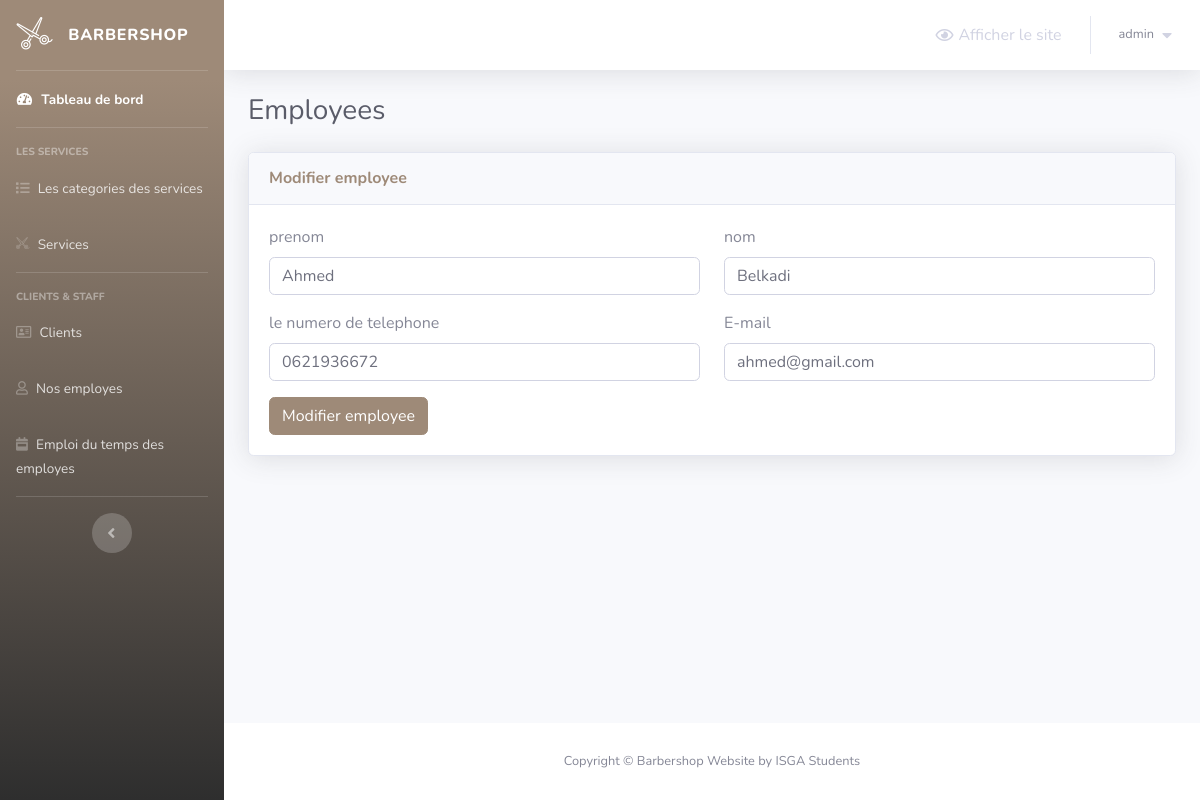
Screenshot of /barber-admin/employees.php?do=Edit&employee_id=2 (signed in) with the database file from the repository.
### tables this page shows
CREATE TABLE IF NOT EXISTS `employees` (
  `employee_id` int NOT NULL AUTO_INCREMENT,
  `first_name` varchar(20) NOT NULL,
  `last_name` varchar(20) NOT NULL,
  `phone_number` varchar(30) NOT NULL,
  `email` varchar(50) NOT NULL,
  PRIMARY KEY (`employee_id`)
);

### barber-admin/employees.php (the view, shortened to what this page needs)
<?php
    include 'Includes/templates/header.php';
    if(isset($_SESSION['username_barbershop_Xw211qAAsq4']) && isset($_SESSION['password_barbershop_Xw211qAAsq4']))
    {
?>
        <div class="container-fluid">
            <div class="d-sm-flex align-items-center justify-content-between mb-4">
                <h1 class="h3 mb-0 text-gray-800">Employees</h1>
            </div>
            <?php
                $do = '';
                if(isset($_GET['do']) && in_array($_GET['do'], array('Add','Edit')))
                {
                    $do = htmlspecialchars($_GET['do']);
                }
                else
                {
                    $do = 'Manage';
                }
                if($do == 'Manage')
                {
                    $stmt = $con->prepare("SELECT * FROM employees");
                    $stmt->execute();
                    $rows_employees = $stmt->fetchAll();
                    ?>
                        <div class="card shadow mb-4">
                            <div class="card-header py-3">
                                <h6 class="m-0 font-weight-bold text-primary">Employees</h6>
                            </div>
                            <div class="card-body">
                                <a href="employees.php?do=Add" class="btn btn-success btn-sm" style="margin-bottom: 10px;">
                                    <i class="fa fa-plus"></i>
                                    Ajoyter Employee
                                </a>
                                <div class="table-responsive">
                                    <table class="table table-bordered">
                                    <thead>
    <tr>
        <th scope="col">Prénom</th>
        <th scope="col">Nom</th>
        <th scope="col">Numéro de téléphone</th>
        <th scope="col">E-mail</th>
        <th scope="col">Gérer</th>
    </tr>
</thead>
                                        </thead>
                                        <tbody>
                                            <?php
                                                foreach($rows_employees as $employee)
                                                {
                                                    echo "<tr>";
                                                        echo "<td>";
                                                            echo $employee['first_name'];
                                                        echo "</td>";
                                                        echo "<td>";
                                                            echo $employee['last_name'];
                                                        echo "</td>";
                                                        echo "<td>";
                                                            echo $employee['phone_number'];
                                                        echo "</td>";
                                                        echo "<td>";
                                                            echo $employee['email'];
                                                        echo "</td>";
                                                        echo "<td>";
                                                            $delete_data = "delete_employee_".$employee["employee_id"];
                                                    ?>
                                                        <ul class="list-inline m-0">
                                                            <li class="list-inline-item" data-toggle="tooltip" title="Edit">
                                                                <button class="btn btn-success btn-sm rounded-0">
                                                                    <a href="employees.php?do=Edit&employee_id=<?php echo $employee['employee_id']; ?>" style="color: white;">
                                                                        <i class="fa fa-edit"></i>
                                                                    </a>
                                                                </button>
                                                            </li>
                                                            <li class="list-inline-item" data-toggle="tooltip" title="Delete">
                                                                <button class="btn btn-danger btn-sm rounded-0" type="button" data-toggle="modal" data-target="#<?php echo $delete_data; ?>" data-placement="top"><i class="fa fa-trash"></i></button>
                                                                <div class="modal fade" id="<?php echo $delete_data; ?>" tabindex="-1" role="dialog" aria-labelledby="<?php echo $delete_data; ?>" aria-hidden="true">
                                                                    <div class="modal-dialog" role="document">
                                                                        <div class="modal-content">
                                                                            <div class="modal-header">
                                                                                <h5 class="modal-title" id="exampleModalLabel">Suppirmer Employee</h5>
                                                                                <button type="button" class="close" data-dismiss="modal" aria-label="Close">
                                                                                    <span aria-hidden="true">&times;</span>
                                                                                </button>
                                                                            </div>
                                                                            <div class="modal-body">
                                                                            Voulez-vous vraiment supprimer cet employé ?</div>
                                                                            <div class="modal-footer">
                                                                                <button type="button" class="btn btn-secondary" data-dismiss="modal">Annuler</button>
                                                                                <button type="button" data-id = "<?php echo $employee['employee_id']; ?>" class="btn btn-danger delete_employee_bttn">Supprimer</button>
                                                                            </div>
                                                                        </div>
                                                                    </div>
                                                                </div>
                                                            </li>
                                                        </ul>
                                                    <?php
                                                    echo "</td>";
                                                    echo "</tr>";
                                                }
                                            ?>
                                        </tbody>
                                    </table>
                                </div>
                            </div>
                        </div>
                    <?php
                }
                elseif($do == 'Edit')
                {
                    $employee_id = (isset($_GET['employee_id']) && is_numeric($_GET['employee_id']))?intval($_GET['employee_id']):0;
                    if($employee_id)
                    {
                        $stmt = $con->prepare("Select * from employees where employee_id = ?");
                        $stmt->execute(array($employee_id));
                        $employee = $stmt->fetch();
                        $count = $stmt->rowCount();
                        if($count > 0)
                        {
                            ?>
                            <div class="card shadow mb-4">
                                <div class="card-header py-3">
                                    <h6 class="m-0 font-weight-bold text-primary">Modifier employee</h6>
                                </div>
                                <div class="card-body">
                                    <form method="POST" action="employees.php?do=Edit&employee_id=<?php echo $employee_id; ?>">
                                        <div class="row">
                                            <div class="col-md-6">
                                                <div class="form-group">
                                                    <label for="employee_fname">prenom</label>
                                                    <input type="text" class="form-control" value="<?php echo $employee['first_name'] ?>" placeholder="First Name" name="employee_fname">
                                                </div>
                                            </div>
                                            <div class="col-md-6">
                                                <div class="form-group">
                                                    <label for="employee_lname">nom</label>
                                                    <input type="text" class="form-control" value="<?php echo $employee['last_name'] ?>" placeholder="Last Name" name="employee_lname">
                                                </div>
                                            </div>
                                        </div>
                                        <div class="row">
                                            <div class="col-md-6">
                                                <div class="form-group">
                                                    <label for="employee_phone"> le numero de telephone</label>
                                                    <input type="text" class="form-control" value="<?php echo $employee['phone_number'] ?>"  placeholder="Phone number" name="employee_phone">
                                                </div>
                                            </div>
                                            <div class="col-md-6">
                                                <div class="form-group">
                                                    <label for="employee_email">E-mail</label>
                                                    <input type="text" class="form-control" value="<?php echo $employee['email'] ?>" placeholder="E-mail" name="employee_email">
                                                </div>
                                            </div>
                                        </div>
                                        <button type="submit" name="edit_employee_sbmt" class="btn btn-primary">
                                            Modifier employee
                                        </button>
                                    </form>
                                </div>
                            </div>
                            <?php
                        }
                        else
                        {
                            header('Location: employees.php');
                            exit();
                        }
                    }
                    else
                    {
                        header('Location: employees.php');
                        exit();
                    }
                }
            ?>
        </div>
<?php
        include 'Includes/templates/footer.php';
    }
    else
    {
        header('Location: login.php');
        exit();
    }
?>

### rows the page displays
employees: employee_fname "Ahmed", employee_lname "Belkadi", employee_phone "0621936672", employee_email "ahmed@gmail.com"

### other values shown
$_SESSION['username_barbershop_Xw211qAAsq4'] "admin"
